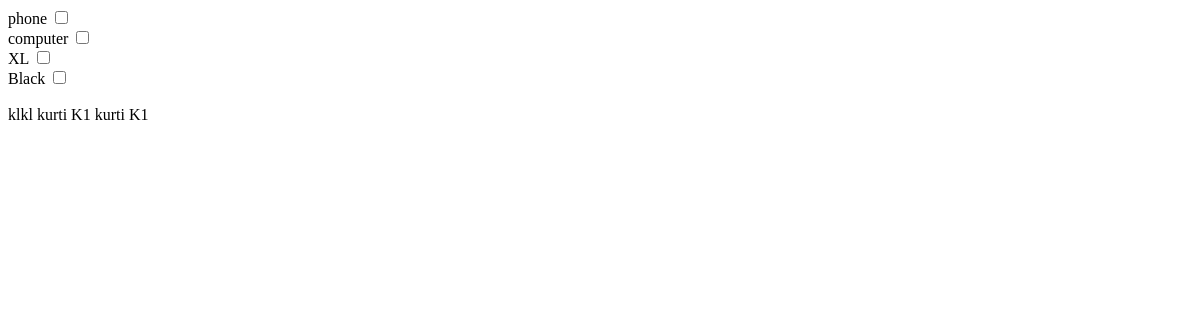
Before: /home/demo/ with the older database file.
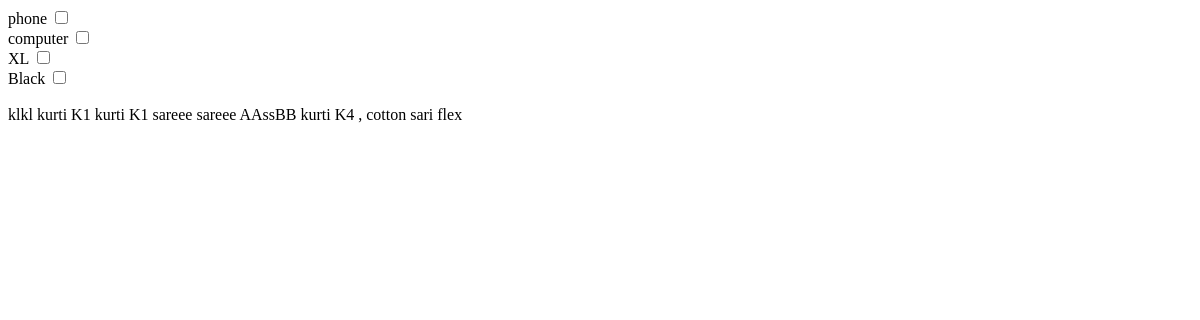
After: the same page with the newer database file.
### Product/models.py (models this page shows, shortened)
class Category(models.Model):
    cat_name = models.CharField(max_length=30, null=True, blank=True)

class Product(models.Model):
    pro_cat_name = models.ForeignKey(Category, on_delete=models.CASCADE,blank=True,null=True,related_name="pro_cat_name")
    pro_name = models.CharField(max_length=100)
    pro_price = models.BigIntegerField()
    pro_offer_price = models.BigIntegerField(default=0)
    pro_fake_price = models.BigIntegerField(null=True, blank=True)
    pro_image = models.FileField(blank=True)
    pro_description = models.TextField(null=True, blank=True)
    pro_star = models.CharField(max_length=10, choices=CHOICE_STAR, null=True, blank=True)
    pro_availability = models.BooleanField(default=True)

### Home/views.py (the view)
# urls.py: path('demo/', views.demo, name="demo"),
def demo(request):
    cat = Category.objects.all()
    data = Product.objects.all()
    return render(request, 'demo.html', {'cat': cat, 'data': data})

### template/demo.html (shortened to what this page needs)
{% for i in cat %}
<label> {{i.cat_name}}
<input class="tap_me" data-filter="cat" type="checkbox" name="cat" value="{{i.id}}">
</label> <br>
{% endfor %}
<label> XL
<input class="tap_me" data-filter="cat" type="checkbox" name="cat" value="XL">
</label> <br>
<label> Black
<input class="tap_me" data-filter="cat" type="checkbox" name="cat" value="Black">
</label> <br>
<div id="filterProducts">
{% for pro in data %}
    {{pro.pro_name}}
{% endfor %}
</div>

Changed rows visible on the page:
added Product: pro_name "sareee"
added Product: pro_name "sareee"
added Product: pro_name "AAssBB"
added Product: pro_name "kurti K4 , cotton sari flex"
